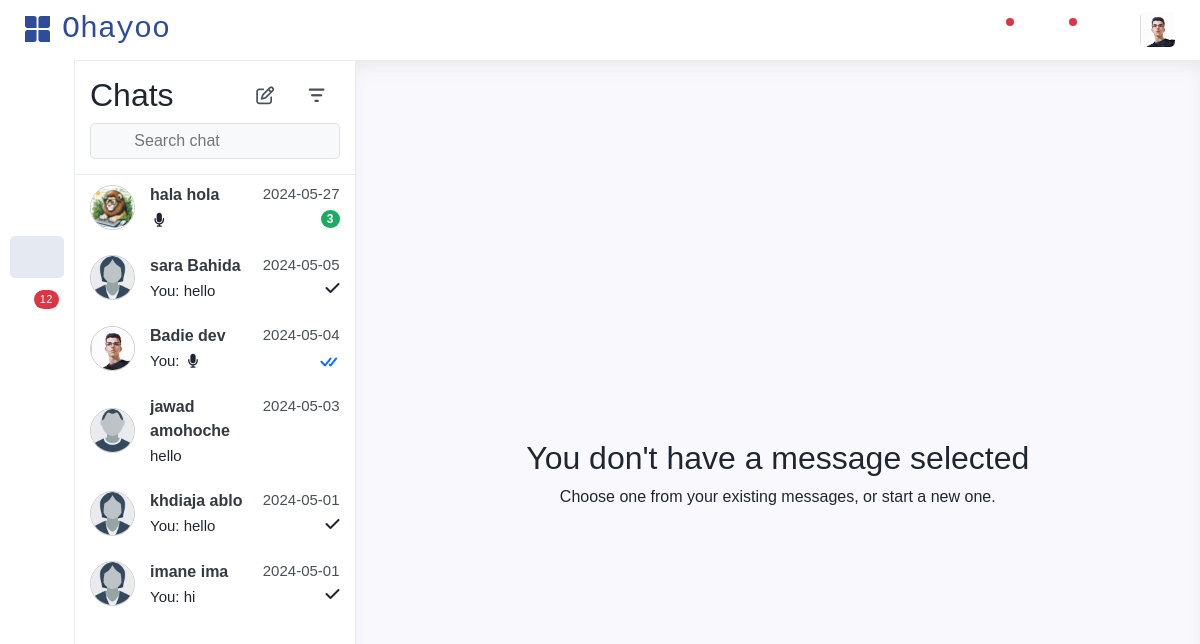
Screenshot of /chat.php (signed in) with the database file from the repository.
### tables this page shows
CREATE TABLE `messages` (
  `msg_id` bigint(20) UNSIGNED NOT NULL,
  `msg_content` text NOT NULL,
  `msg_from` bigint(20) UNSIGNED NOT NULL,
  `msg_to` bigint(20) UNSIGNED NOT NULL,
  `msg_date` timestamp NOT NULL DEFAULT current_timestamp(),
  `msg_status` tinyint(4) NOT NULL DEFAULT -1,
  `msg_type` int(11) NOT NULL DEFAULT 0,
  `reply` bigint(20) UNSIGNED DEFAULT NULL
);

CREATE TABLE `users` (
  `userId` bigint(20) UNSIGNED NOT NULL,
  `userName` varchar(20) NOT NULL,
  `fName` varchar(20) NOT NULL,
  `lName` varchar(20) NOT NULL,
  `email` varchar(40) NOT NULL,
  `gender` enum('female','male') NOT NULL,
  `dateBirth` int(11) NOT NULL,
  `status` int(11) NOT NULL DEFAULT -1,
  `imgP` text DEFAULT NULL,
  `imgC` text DEFAULT NULL,
  `pass` varchar(255) NOT NULL,
  `last_active` timestamp NOT NULL DEFAULT current_timestamp() ON UPDATE current_timestamp(),
  `bio` text DEFAULT NULL
);

### classes/DB.php (called while the page is built, shortened)
<?php
class DB {
    private static $_instance = null;
    private $conn,
        $_error = false,
        $_query,
        $_results,
        $_count = 0,
        $server="localHost",
        $userDB="root",
        $passDB="",
        $dbName="ohayoo";
    private function __construct() {
        try {
            $this->conn = new mysqli($this->server,$this->userDB,$this->passDB,$this->dbName);
        }catch (\mysqli_sql_exception){
            echo "Error in data base";
            return;
        }
    }
    public static function getInstance() {
        if(!isset(self::$_instance)) {
            self::$_instance = new DB();
        }
        return self::$_instance;
    }
    public function prepare($sql,$params = array()) {
        if($this->_query = $this->conn->prepare($sql)) {
            if($this->_query->execute($params)) {
                $res = $this->_query->get_result();
                if (!empty($res) && isset($res->num_rows)) {
                    $this->_results = $res->fetch_all(MYSQLI_ASSOC);
                    $this->_count = $res->num_rows;
                }
            } else {
                $this->_error = true;
            }
        }
        return $this;
    }
    public function error() {
        return $this->_error;
    }
    public function results() :array{
        return $this->_results;
    }
    public function count() :int{
        return $this->_count;
    }
}
?>

### classes/Config.php (called while the page is built, shortened)
<?php
class Config
{
    public static function get($path = null)
    {
        if ($path) {
            $config = $GLOBALS["config"];
            $path = explode('/', $path);
            foreach ($path as $bit) {
                if (isset($config[$bit])) {
                    $config = $config[$bit];
                }
            }
            return $config;
        }
        return false;
    }
}

### classes/User.php (called while the page is built, shortened)
<?php
class User implements \JsonSerializable
{
        private  $userId,
        $username = '',
        $email = '',
        $password = '',
        $firstname = '',
        $lastname = '',
        $user_type = 1,
        $cover = '',
        $picture = '',
        $private = -1,
        $dateBirth="",
        $last_active= '',
        $bio,
        $isLoggedIn = false,
        $db,
        $sessionName,
        $cookieName;
    public function __construct()
    {
        $this->db = DB::getInstance();
        $this->sessionName = Config::get('session/session_name');
        if (Session::exists($this->sessionName)) {
            if ($this->fetchUser("userId", Session::get($this->sessionName))) {
                $this->isLoggedIn = true;
            }
        }
    }
    public function getPropertyValue($propertyName)
    {
        return $this->$propertyName;
    }
    public function getUserId(){
        return $this->userId;
    }
    public function fetchUser($field_name, $field_value)
    {
        $this->db->prepare("SELECT * FROM users WHERE $field_name = ?", array($field_value));
        if ($this->db->count() > 0) {
            $fetchedUser = $this->db->results()[0];
            return $this;
        }
        return false;
    }
    public function setData($fetchedUser = array()): void
    {
        $this->userId = $fetchedUser["userId"];
        $this->firstname = $fetchedUser["fName"];
        $this->lastname = $fetchedUser["lName"];
    }
    public function fullName(): string
    {
        return $this->firstname." ".$this->lastname;
    }
}

### classes/Session.php (called while the page is built, shortened)
<?php
class Session {
    public static function exists($name): bool
    {
        return isset($_SESSION[$name]);
    }
    public static function get($name) {
        if(self::exists($name)) {
            return $_SESSION[$name];
        }
        return null;
    }
}

### classes/UserRelation.php (called while the page is built, shortened)
<?php
class UserRelation {
    public static function get_friends($user_id): array
    {
        $relations = DB::getInstance()->results();
        $friends = array();
        foreach($relations as $relation) {
            $friend_id = $relation["to_u"];
            $user = new User();
            $user->fetchUser("userId", $friend_id);
            $friends[] = $user;
        }
        return $friends;
    }
}

### core/init.php (called while the page is built, shortened)
<?php
$user = new User();
if(Session::exists(Config::get("session/session_name"))){
    if(!$user->fetchUser("userId",Session::get(Config::get("session/session_name")) )){
        Session::delete(Config::get("session/session_name"));
    }
}

### classes/Discussion.php (called while the page is built, shortened)
<?php
class Discussion
{
    public static function exitByUsers($user1, $user2): int
    {
        $db = DB::getInstance();
        $db->prepare("SELECT * FROM chat_room where user1_id in (?,?) AND user2_id in (?,?) AND user1_id != user2_id",
        array($user1,$user2,$user1,$user2));
        if ($db->count() >0 ){
            if (isset($db->results()[0]["room_id"])){
                return $db->results()[0]["room_id"];
            }
        }
        return 0;
    }
    public static function getListOfDiscussion($userId): array
    {
        $listDiscussion = array();
        $db = DB::getInstance();
        $db->prepare("SELECT MAX(msg_id) as
            mid,c.room_token
            FROM chat_room c
            Right JOIN Messages m ON (
            (c.user1_id = m.msg_from AND c.user2_id = m.msg_to)
             OR (c.user1_id = m.msg_to AND c.user2_id = m.msg_from))
            WHERE
                (c.user1_id = ? AND not (c.statusU1 = 1))
                OR
                (c.user2_id = ? AND not (c.statusU2 = 1))
            GROUP BY c.room_id
            ORDER BY mid DESC",
            array($userId,$userId));
        if (!$db->error()){
            foreach ($db->results() as $res){
                $disc = new Message();
                $disc->fetchmessage("msg_id",$res["mid"]);
                $disc->set_property("room_token",$res['room_token']);
                $listDiscussion[] = $disc;
            }
        }
        return $listDiscussion;
    }
    public static function exit_writing_message_notifier($from,$to): bool
    {
        $disc_id = self::exitByUsers($from,$to);
        if($disc_id) {
            DB::getInstance()->prepare("SELECT * FROM `writing_message_notifier`
                WHERE `disc_id`=? AND `user_id`= ? ",
                array($disc_id, $from));
            return DB::getInstance()->count();
        }
        return false;
    }
}

### classes/Message.php (called while the page is built, shortened)
<?php
class Message {
    private $db,
        $msg_id,
        $msg_from,
        $msg_to,
        $msg_content,
        $msg_date = '',
        $msg_type = '',
        $msg_status = false,
        $reply=null,
        $room_token = "";
    public function __construct() {
        $this->db = DB::getInstance();
    }
    public function get_property($propertyName) {
        return $this->$propertyName;
    }
    public function fetchmessage($property, $value) {
        $this->db->prepare("SELECT * FROM messages WHERE `$property` = ?", array($value));
        if($this->db->count() > 0) {
            $fetched_msg_content = $this->db->results()[0];
            return true;
        }
        return false;
    }
    public static function get_msg_content_obj($property, $value) {
        DB::getInstance()->prepare("SELECT * FROM `messages` WHERE `$property` = ?", array($value));
        if(DB::getInstance()->count() > 0) {
            return DB::getInstance()->results()[0];
        }
        return false;
    }
    static function getMsgFromStatus($msg_to,$msg_from,$status):int
    {
        DB::getInstance()->prepare("SELECT count(*) n  FROM messages
WHERE msg_to = ? AND msg_from = ? AND msg_status < ?", array(
            $msg_to,
            $msg_from,
            $status
        ));
        return DB::getInstance()->results()[0]["n"];
    }
}

### classes/FuncGlobal.php (called while the page is built, shortened)
<?php
class FuncGlobal
{
    static function getDateForm1($date): string
    {
        $s = (time() - strtotime($date));
        if ($s < 3600){
            return date("H:i",strtotime($date));
        }else if ($s < 60*60){
            return floor($s/60)."min";
        }else{
            return date("Y-m-d",strtotime($date));
        }
    }
}

### chat.php (the view, shortened to what this page needs)
<?php
require_once "core/init.php";
?>
<!DOCTYPE html>
<html lang="en">
<head>
    <?php include "layouts/header.php" ?>
</head>
<body data-page="chat">
    <div class="chatMain menuV2">
        <?php include "layouts/page_parts/partTop.php"?>
        <section class="d-flex">
            <?php include "layouts/page_parts/menuLeft.php"?>
            <section class="app-center center">
                <section class="chat-left-section col-12 col-md-5 col-lg-4 col-xl-3">
                    <div class="head">
                                    <?php
                                    $arrUser =  UserRelation::get_friends($user->getUserId());
                                    ?>
                        <div class="d-flex mb-2 justify-content-between align-items-center">
                            <h2>Chats</h2>
                            <div class="option-chat-head">
                                <i class="btnF1 btnShowListContact far fa-edit">
                                </i>
                                <i class="btnF1 fa fa-bars-filter"></i>
                            </div>
                        </div>
                        <div class="search-chat search-f1">
                            <label class="relative">
                                <i class="fad fa-search"></i>
                                <input class="searchChatInput" placeholder="Search chat" type="text">
                            </label>
                        </div>
                    </div>
                    <div class="listOfMessages">
                        <?php
                            $listDiscussion = Discussion::getListOfDiscussion($user->getUserId());
                            if (count($listDiscussion)>0){
                                foreach ($listDiscussion as $disc){
                                    echo ChatManager::generateDiscussion($disc,$user);
                                }
                            }
                        ?>
                    </div>
                </section>
                <section class="chat-box col-12 col-md-7 col-lg-8 col-xl-9">
                    <?php
                        if (isset($_GET['c'])){
                        }else{
                    ?>
                    <div id="no-discussion-yet">
                        <div class="flex-justify-column" style="text-align: center">
                            <i class="fa fad fa-paper-plane mb-2 fa-5x" style="color: #fd7e14"></i>
                            <h2>You don't have a message selected</h2>
                            <p class="regular-text">Choose one from your existing messages, or start a new one.</p>
                        </div>
                    </div>
                    <?php } ?>
                </section>
            </section>
        </section>
    </div>
</body>

### layouts/chat/ChatManager.php (shortened to what this page needs)
<?php
class ChatManager
{
    static function generateDiscussion($disc,$curentUser): string
    {
        $root = Config::get("root/path");
        $uF = new User();
        $nmbOfMsgC="";
        $statusC="";
        if ($disc->get_property("msg_from") == $curentUser->getUserId()){
            $uF->fetchUser("userId",$disc->get_property("msg_to"));
            $statusC = ChatManager::getStatusOfMsgF2($curentUser->getUserId(),$disc->get_property("msg_id"));
        }else{
            $uF->fetchUser("userId",$disc->get_property("msg_from"));
            $nmbOfMsg = Message::getMsgFromStatus($curentUser->getUserId(),$uF->getUserId(),1);
            if ($nmbOfMsg > 0){
                $nmbOfMsgC = <<<SI
                <p class="centerFlex nmbOfMsg">$nmbOfMsg</p>
SI;
            }
        }
        $date = FG::getDateForm1($disc->get_property('msg_date'));
        $msg_content_Container = "";
        if($curentUser->getUserId() == $disc->get_property("msg_from")) {
            $msg_content_Container = "You: ";
        }
        $msg_type = $disc->get_property('msg_type');
        if ($msg_type == 0){
            $msg_content_Container .= $disc->get_property("msg_content");
        }else if ($msg_type == 2){
            $msg_content_Container .= "<i class='fa fa-microphone microInDiscussion'></i>";
        }
        $isTypingClass="";
        $isTyping = Discussion::exit_writing_message_notifier($uF->getUserId(),$curentUser->getUserId());
        $isOnline="";
        return <<<DI
                <div class= "chat-user" id="{$disc->get_property('room_token')}">
                    <input class="DId" type="hidden" value="{$uF->getUserId()}">
                    <div class="left">
                        <div class="profile relative $isOnline">
                            <img src="$root{$uF->getPropertyValue("picture")}" class="profile-img" alt="user-img">
                            <div class="onlineDot"></div>
                        </div>
                        <div class="center flex-fill relative">
                            <div class="fullName">
                                <p>{$uF->fullName()}</p>
                            </div>
                            <div class="lastMsg">
                                <div class="isTyping $isTypingClass">
                                    Typing...
                                </div>
                                <p class="msg">
                                    $msg_content_Container
                                </p>
                            </div>
                        </div>
                    </div>
                    <div class="right">
                        <p class="timeOfLastMsg">
                            $date
                        </p>
                        <div class="statusOfMsg">
                            $nmbOfMsgC
                            $statusC
                        </div>
                    </div>
                </div>
DI;
    }
    static function getStatusOfMsgF2($from_id,$msg_id): string
    {
        $msg_statusC = "";
        $last_msgObjArr = Message::get_msg_content_obj("msg_id",$msg_id);
        if ($last_msgObjArr){
            $msg_status = $last_msgObjArr["msg_status"];
            if ($last_msgObjArr["msg_from"] == $from_id){
                if ($msg_status == 0){
                $msg_statusC.="<i class='bi-check-all double-check'></i>";
                }else if($msg_status == 1){
                    $msg_statusC.="<i class='bi-check-all  double-check seen'></i>";
                }else{
                    $msg_statusC.="<i class='fa fa-check ms-1'></i>";
                }
            }
        }
        return $msg_statusC;
    }
}
?>

### rows the page displays
messages: shows a picture, users.fName+lName "hala hola", date "2024-05-27", nmbOfMsg "3"
messages: users.fName+lName "sara Bahida", date "2024-05-05"
users: userId "You: hello", userId "You: hi"
messages: shows a picture, users.fName+lName "Badie dev", msg_content_Container "You:", date "2024-05-04", msg_status 1 (drawn)
messages: shows a picture, users.fName+lName "jawad amohoche", msg_content_Container "hello", date "2024-05-03"
messages: users.fName+lName "khdiaja ablo", date "2024-05-01"
messages: users.fName+lName "imane ima", date "2024-05-01"
